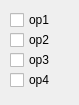
<?xml version="1.0" encoding="UTF-8"?>
<ui version="4.0">
 <class>bp_subclass</class>
 <widget class="QWidget" name="bp_subclass">
  <property name="geometry">
   <rect>
    <x>0</x>
    <y>0</y>
    <width>79</width>
    <height>105</height>
   </rect>
  </property>
  <property name="windowTitle">
   <string>Form</string>
  </property>
  <widget class="QCheckBox" name="checkBox">
   <property name="geometry">
    <rect>
     <x>10</x>
     <y>10</y>
     <width>85</width>
     <height>20</height>
    </rect>
   </property>
   <property name="text">
    <string>op1</string>
   </property>
  </widget>
  <widget class="QCheckBox" name="checkBox_2">
   <property name="geometry">
    <rect>
     <x>10</x>
     <y>30</y>
     <width>85</width>
     <height>20</height>
    </rect>
   </property>
   <property name="text">
    <string>op2</string>
   </property>
  </widget>
  <widget class="QCheckBox" name="checkBox_3">
   <property name="geometry">
    <rect>
     <x>10</x>
     <y>50</y>
     <width>85</width>
     <height>20</height>
    </rect>
   </property>
   <property name="text">
    <string>op3</string>
   </property>
  </widget>
  <widget class="QCheckBox" name="checkBox_4">
   <property name="geometry">
    <rect>
     <x>10</x>
     <y>70</y>
     <width>85</width>
     <height>20</height>
    </rect>
   </property>
   <property name="text">
    <string>op4</string>
   </property>
  </widget>
 </widget>
 <resources/>
 <connections/>
</ui>
